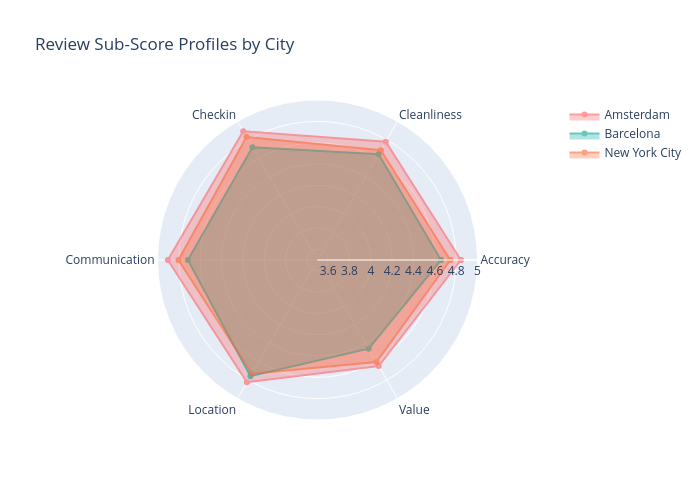

Write notebook code for a chart like this one.
### Markdown cell above
## 4. Review Sub-Score Analysis

Which quality dimensions (cleanliness, location, communication, etc.) matter most?

### Code cell
# Sub-score radar chart
sub_scores = [
    "review_scores_accuracy",
    "review_scores_cleanliness",
    "review_scores_checkin",
    "review_scores_communication",
    "review_scores_location",
    "review_scores_value",
]
sub_labels = ["Accuracy", "Cleanliness", "Check-in", "Communication", "Location", "Value"]

# Filter to listings with all sub-scores
available_subs = [s for s in sub_scores if s in review_df.columns]
sub_df = review_df.dropna(subset=available_subs)

if len(sub_df) > 0 and len(available_subs) >= 4:
    # Radar chart per city
    fig = go.Figure()

    for i, city in enumerate(sorted(sub_df["city"].unique())):
        city_data = sub_df[sub_df["city"] == city]
        values = [city_data[s].mean() for s in available_subs]
        labels = [s.replace("review_scores_", "").title() for s in available_subs]
        values += values[:1]  # close the polygon
        labels += labels[:1]

        fig.add_trace(
            go.Scatterpolar(
                r=values,
                theta=labels,
                fill="toself",
                name=city,
                line_color=AIRBNB_PALETTE[i],
                opacity=0.6,
            )
        )

    fig.update_layout(
        polar=dict(radialaxis=dict(visible=True, range=[3.5, 5.0])),
        showlegend=True,
        title="Review Sub-Score Profiles by City",
        width=700,
        height=500,
    )
    fig.show()
else:
    print("⚠️ Insufficient sub-score data for radar chart")

### Figure 1 — Plotly figure (JSON) as saved in the notebook; plotly's stock layout.template omitted (floating-point values rounded to 4 significant figures)
{"data": [{"fill": "toself", "line": {"color": "#FF5A5F"}, "name": "Amsterdam", "opacity": 0.6, "r": [4.844, 4.78, 4.893, 4.903, 4.824, 4.648, 4.844], "theta": ["Accuracy", "Cleanliness", "Checkin", "Communication", "Location", "Value", "Accuracy"], "type": "scatterpolar"}, {"fill": "toself", "line": {"color": "#00A699"}, "name": "Barcelona", "opacity": 0.6, "r": [4.657, 4.645, 4.72, 4.715, 4.758, 4.46, 4.657], "theta": ["Accuracy", "Cleanliness", "Checkin", "Communication", "Location", "Value", "Accuracy"], "type": "scatterpolar"}, {"fill": "toself", "line": {"color": "#FC642D"}, "name": "New York City", "opacity": 0.6, "r": [4.745, 4.688, 4.831, 4.804, 4.731, 4.605, 4.745], "theta": ["Accuracy", "Cleanliness", "Checkin", "Communication", "Location", "Value", "Accuracy"], "type": "scatterpolar"}], "layout": {"height": 500, "polar": {"radialaxis": {"range": [3.5, 5], "visible": true}}, "showlegend": true, "title": {"text": "Review Sub-Score Profiles by City"}, "width": 700}}
